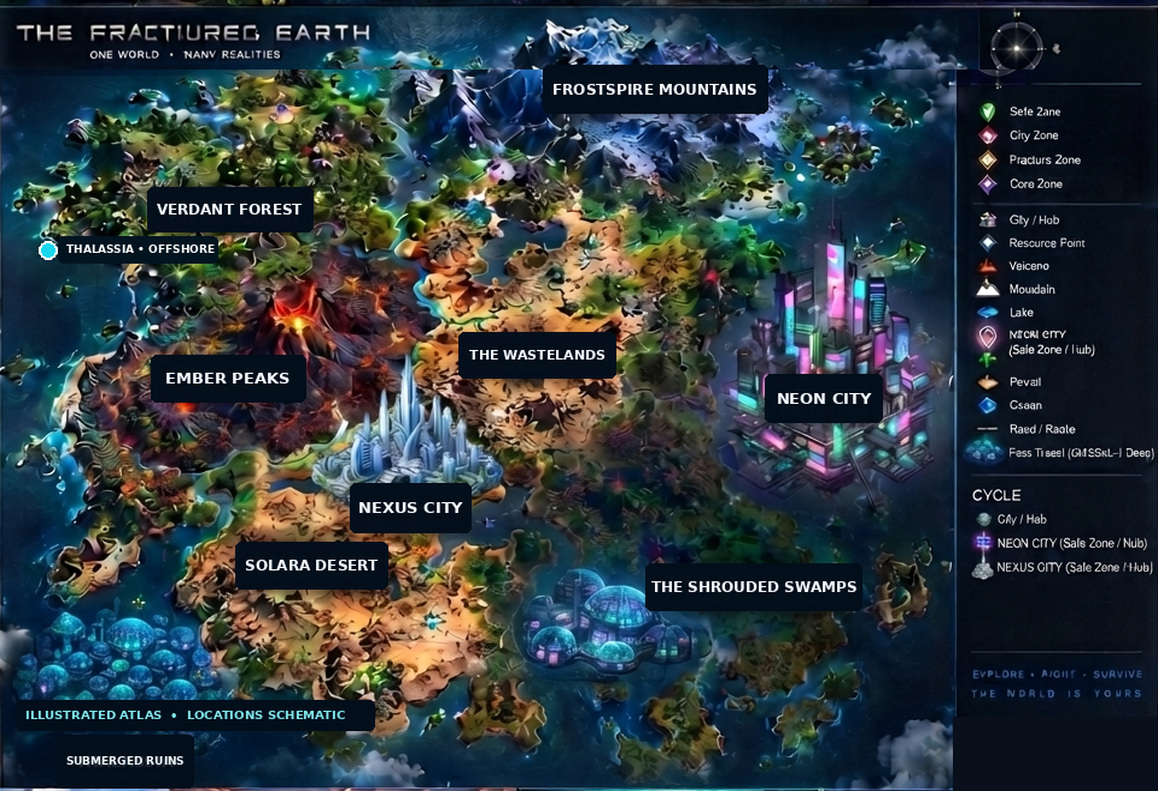
#> input picture src/assets/fractured-earth-map-v2.jpg, 1158 x 791 px
$ python build-coast-mask.py
#> lines starting #> are read from the running program, lines starting #| are printed output that depends on the picture; after the words box and inside, x2 and y2 are one past the last pixel; in counts of white or black regions, pixels touching at a corner belong together
#!/usr/bin/env python3
"""Builds src/game/coast-mask.ts: a coarse land/ocean mask traced from the illustrated "Fractured Earth" painting
(src/assets/fractured-earth-map-v2.jpg), so the in-game coastline follows the map the player sees on the star map.

Needs Pillow, numpy and scipy (offline tool, not part of the app build):
    python3 scripts/build-coast-mask.py

How it decides what is land (documented because it is a heuristic, not an authored coastline):
  - ocean = saturated blue/teal pixels, or near-black; bright low-saturation blue is snow or cloud, not ocean
  - the legend panel (right edge) and title block (top-left) are not map and are treated as ocean; authored sites there are
    re-protected in code (coastline.ts PROTECTED), never trusted to the mask
  - land components with no earth/vegetation colour are clouds and are dropped; water bodies inside land smaller than 900 px are filled
  - the Frostspire range is painted blue/white and cannot be told from ocean by colour, so it is forced by hand (polygon below)
The result is stored as run-length encoded rows on a CELL-pixel grid.
"""
import os, sys
import numpy as np
from PIL import Image, ImageDraw
from scipy import ndimage as ndi

ROOT = os.path.join(os.path.dirname(os.path.abspath(__file__)), "..")
SRC = os.path.join(ROOT, "src/assets/fractured-earth-map-v2.jpg")
OUT = os.path.join(ROOT, "src/game/coast-mask.ts")
CELL = 6

im = Image.open(SRC).convert("RGB")
#> im is the input picture: PIL image 1158x791 RGB; mean R, G, B 45.4, 56.6, 62.4
W, H = im.size
#> W = 1158; H = 791
hsv = np.asarray(im.convert("HSV")).astype(float) / 255
hue, sat, val = hsv[..., 0] * 360, hsv[..., 1], hsv[..., 2]
LEG = int(W * 0.827)
#> LEG = 957
water = ((hue > 165) & (hue < 240) & (sat > 0.33) & (val > 0.10) & ~((val > 0.62) & (sat < 0.62))) | (val < 0.10)
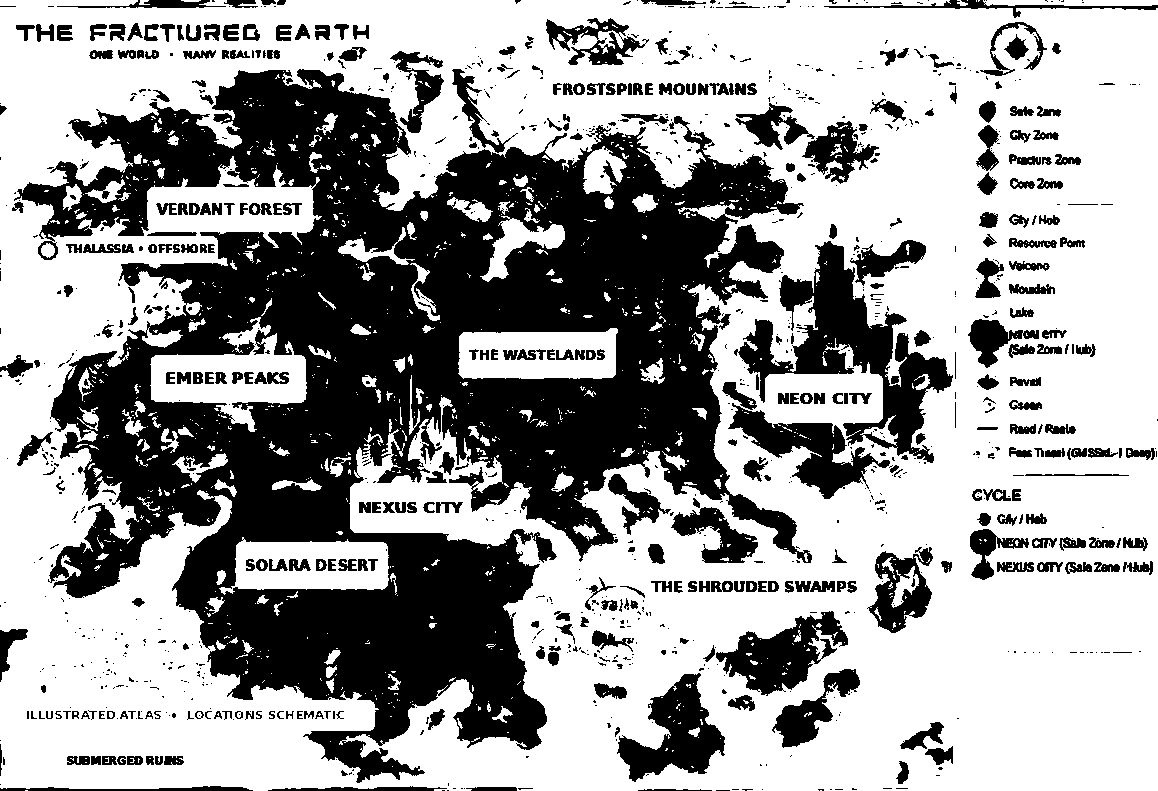
#> water: shape (791, 1158) bool; 62.7% white; 1108 black regions (737 under 20 px), largest, box (x1, y1, x2, y2) and area: (14, 69, 812, 783) 247201, (734, 241, 953, 463) 14537, (617, 673, 725, 782) 5564
water[:, LEG:] = True
water[: int(H * 0.075), : int(W * 0.24)] = True
land = ~water
FROST = [(398,108),(425,70),(455,38),(490,20),(530,6),(575,12),(610,30),(650,30),(690,50),(735,60),(775,58),(810,82),(835,105),(825,135),(780,150),(700,160),(620,150),(520,150),(440,150)]
pm = Image.new("L", (W, H), 0); ImageDraw.Draw(pm).polygon(FROST, fill=255)
#> after `pm = Image.new('L', (W, H), 0)`: pm: PIL image 1158x791 L; every value is 0
#> after `ImageDraw.Draw(pm).polygon(FROST, fill=255)`: pm: PIL image 1158x791 L; 5% white; 1 white region, box (x1, y1, x2, y2) and area: (398, 6, 836, 161) 45970
frost = np.asarray(pm) > 0
land |= frost
#> land: shape (791, 1158) bool; 39.2% white; 795 white regions (559 under 20 px), largest, box (x1, y1, x2, y2) and area: (14, 6, 879, 783) 294703, (734, 241, 953, 463) 14537, (617, 673, 725, 782) 5564
land = ndi.binary_opening(land, iterations=1)
#> land: shape (791, 1158) bool; 38.3% white; 386 white regions (158 under 20 px), largest, box (x1, y1, x2, y2) and area: (18, 6, 877, 783) 290572, (780, 241, 953, 463) 12615, (618, 673, 725, 782) 5507
land = ndi.binary_closing(land, iterations=2)
#> land: shape (791, 1158) bool; 39.5% white; 216 white regions (90 under 20 px), largest, box (x1, y1, x2, y2) and area: (18, 6, 880, 783) 300441, (722, 240, 953, 499) 22227, (618, 673, 725, 782) 5630
lab, n = ndi.label(land)
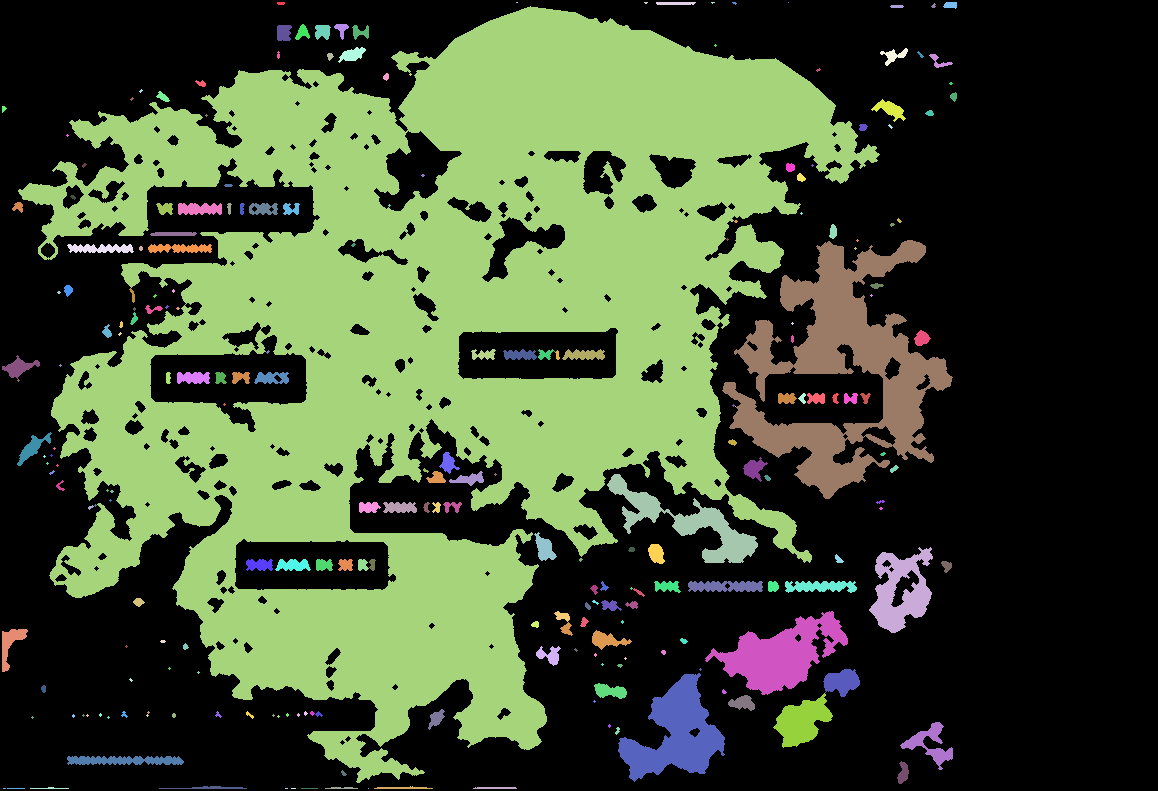
#> lab: shape (791, 1158) int32; 241 distinct labels, from 0 to 240; one colour per label, 0 black
#> n = 240
earth = (hue > 15) & (hue < 165) & (sat > 0.28) & (val > 0.18)
#> earth: shape (791, 1158) bool; 15.1% white; 843 white regions (720 under 20 px), largest, box (x1, y1, x2, y2) and area: (84, 70, 729, 506) 60436, (170, 438, 545, 744) 44236, (162, 263, 246, 355) 3215
keep = np.zeros(n + 1, bool)
for i in range(1, n + 1):
    m = lab == i
    if m.sum() < 50: continue
    keep[i] = earth[m].mean() > 0.18 or (frost & m).any()
land = keep[lab]
#> land: shape (791, 1158) bool; 35.2% white; 18 white regions, largest, box (x1, y1, x2, y2) and area: (18, 6, 880, 783) 300346, (618, 673, 725, 782) 5630, (705, 611, 848, 695) 5433
wl, wn = ndi.label(~land)
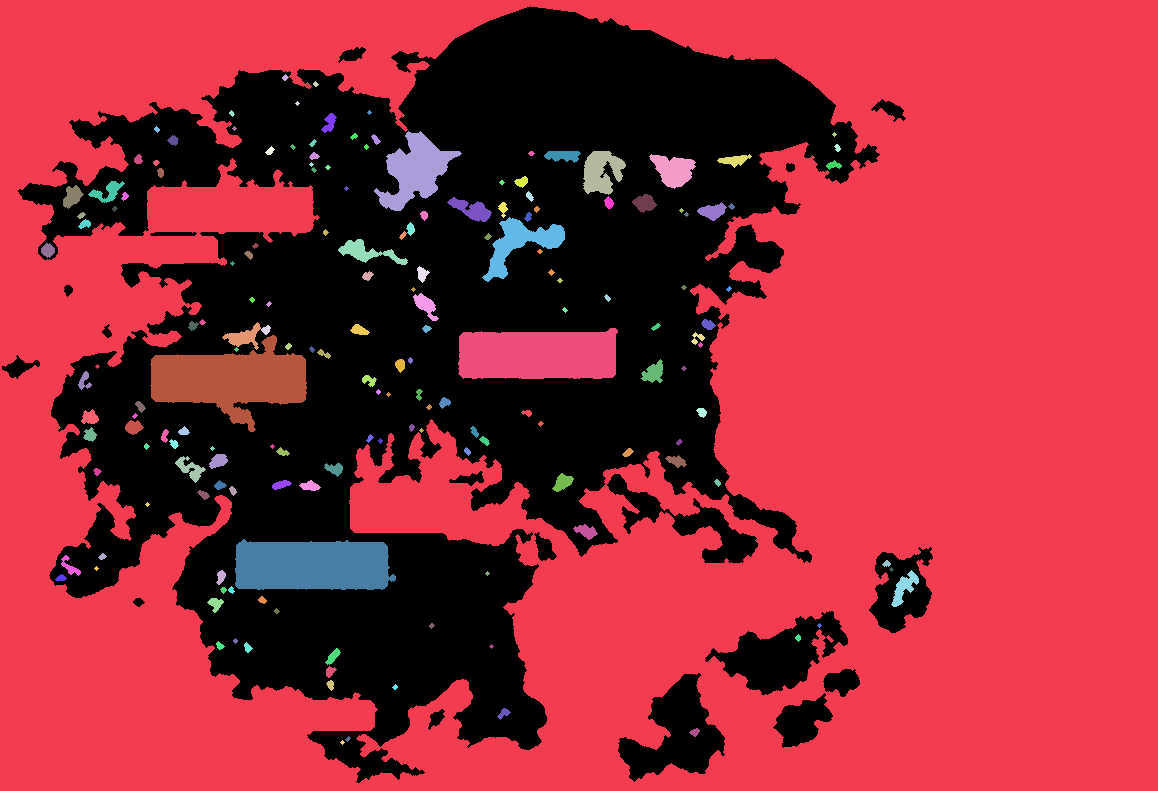
#> wl: shape (791, 1158) int32; 173 distinct labels, from 0 to 172; one colour per label, 0 black
#> wn = 172
border = set(np.unique(np.concatenate([wl[0], wl[-1], wl[:, 0], wl[:, -1]])))
#> border = 1 item
for i in range(1, wn + 1):
    if i not in border and (wl == i).sum() < 900: land[wl == i] = True
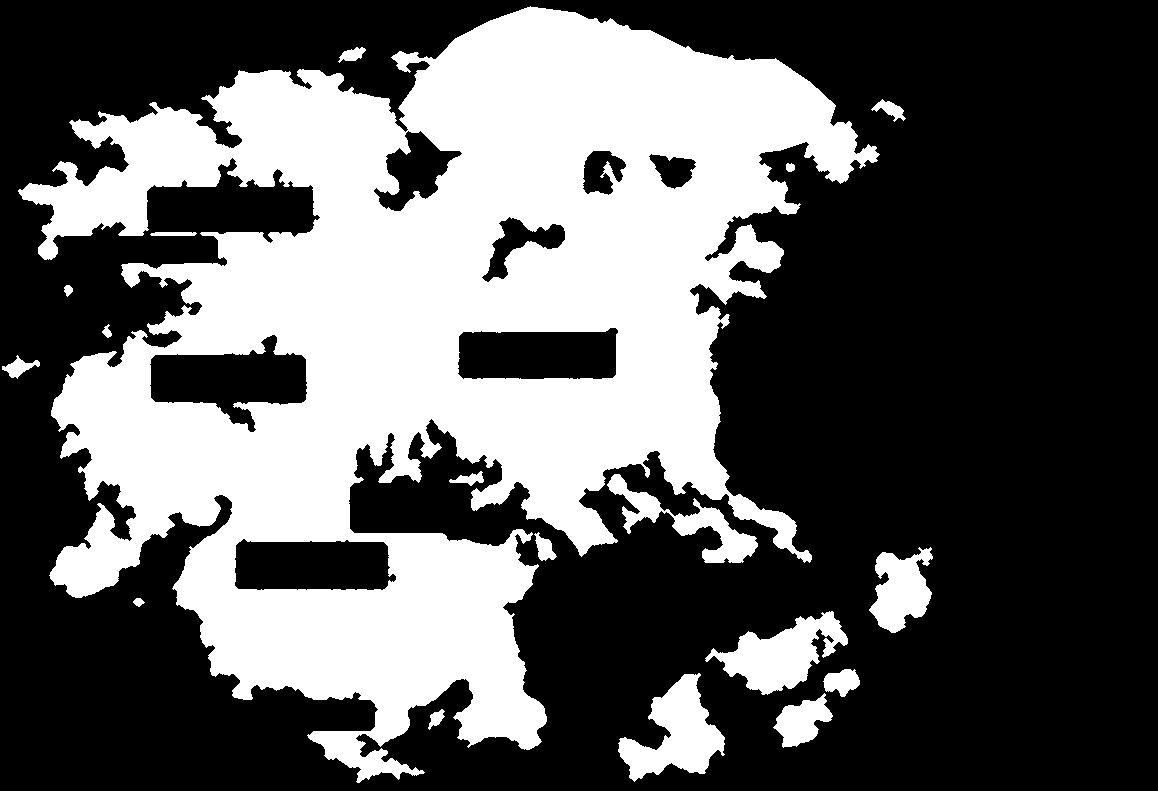
#> land: shape (791, 1158) bool; 36.6% white; 18 white regions, largest, box (x1, y1, x2, y2) and area: (18, 6, 880, 783) 312573, (618, 673, 725, 782) 5688, (705, 611, 848, 695) 5476
land = ndi.binary_closing(land, iterations=1)

cols, rows = (W + CELL - 1) // CELL, (H + CELL - 1) // CELL
#> cols = 193; rows = 132
grid = np.zeros((rows, cols), bool)
for r in range(rows):
    for c in range(cols):
        blk = land[r * CELL:(r + 1) * CELL, c * CELL:(c + 1) * CELL]
        grid[r, c] = blk.mean() >= 0.5
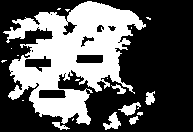
#> grid: shape (132, 193) bool; 36.5% white; 19 white regions (12 under 20 px), largest, box (x1, y1, x2, y2) and area: (3, 1, 146, 125) 8636, (103, 112, 121, 130) 161, (118, 102, 141, 116) 148
runs = []
flat = grid.reshape(-1)
cur, count = False, 0
for v in flat:
    if bool(v) == cur: count += 1
    else: runs.append(count); cur = bool(v); count = 1
#> after the loop, runs = 1076 values, max 280 at index 0, min 1 at index 6, mean 23.24
runs.append(count)
enc = ",".join(np.base_repr(x, 36).lower() for x in runs)
with open(OUT, "w") as f:
    f.write("// GENERATED by scripts/build-coast-mask.py from src/assets/fractured-earth-map-v2.jpg. Do not edit by hand.\n")
    f.write("// Land/ocean mask of the painted Fractured Earth: row-major cells of CELL source pixels, run lengths (base 36) alternating ocean, land, ocean, ...\n")
    f.write(f"export const COAST_MASK = {{ cols: {cols}, rows: {rows}, cell: {CELL}, srcW: {W}, srcH: {H}, runs: \"{enc}\" }} as const;\n")
print("cells", cols, "x", rows, "land", grid.mean().round(3), "runs", len(runs))
#| cells 193 x 132 land 0.365 runs 1077
